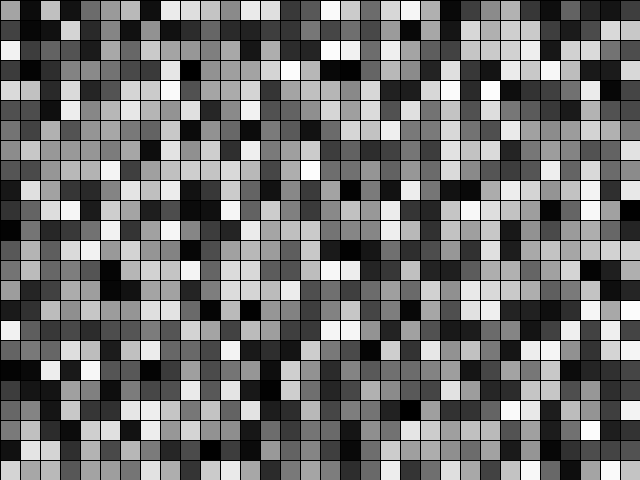
Frame 1 (no input)
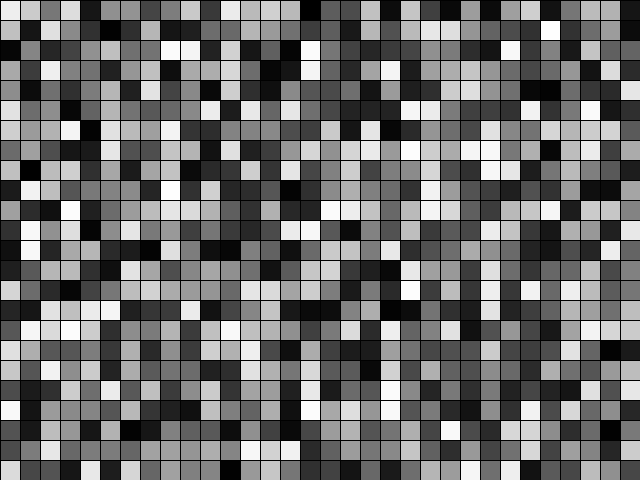
Frame 60 (the mouse pressed at the canvas centre just before this capture)
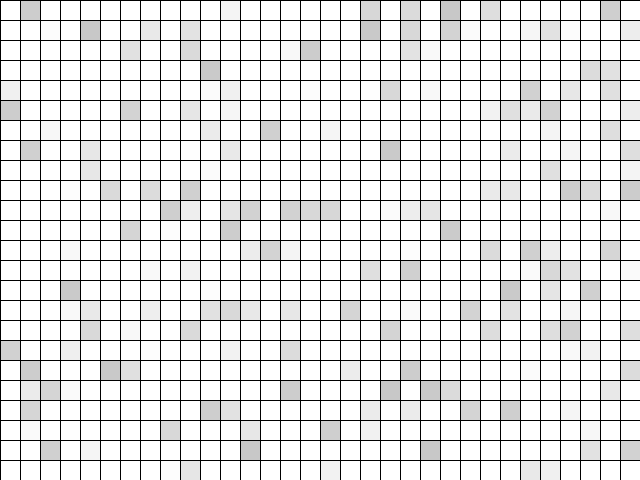
Frame 120 (the mouse held since frame 60 and released just before this capture)

The Processing sketch that drew these frames (run headless with seeded random() and noise(); from frame 60 on, the mouse is pressed at the canvas centre):

// Processing sketch: processing_105704
// ── processing_105704.pde

int cols;
int rows;

int size;
color c;

boolean click=false;

void setup() {
  size(640, 480);
  smooth();

  size=20;

  cols = width/size;
  rows = height/size;
}

void draw() {
  background(255);


  for (int i = 0; i < cols; i++) {
    for (int j = 0; j < rows; j++) {
      int x = i*size;
      int y = j*size;

      c=int(random(255));
      
      if (click == true) {
        c+=200;
      }

      fill(c);
      stroke(0);
      rect(x, y, size, size);

    }
  }
}


void mousePressed() {
  click= true;
}
